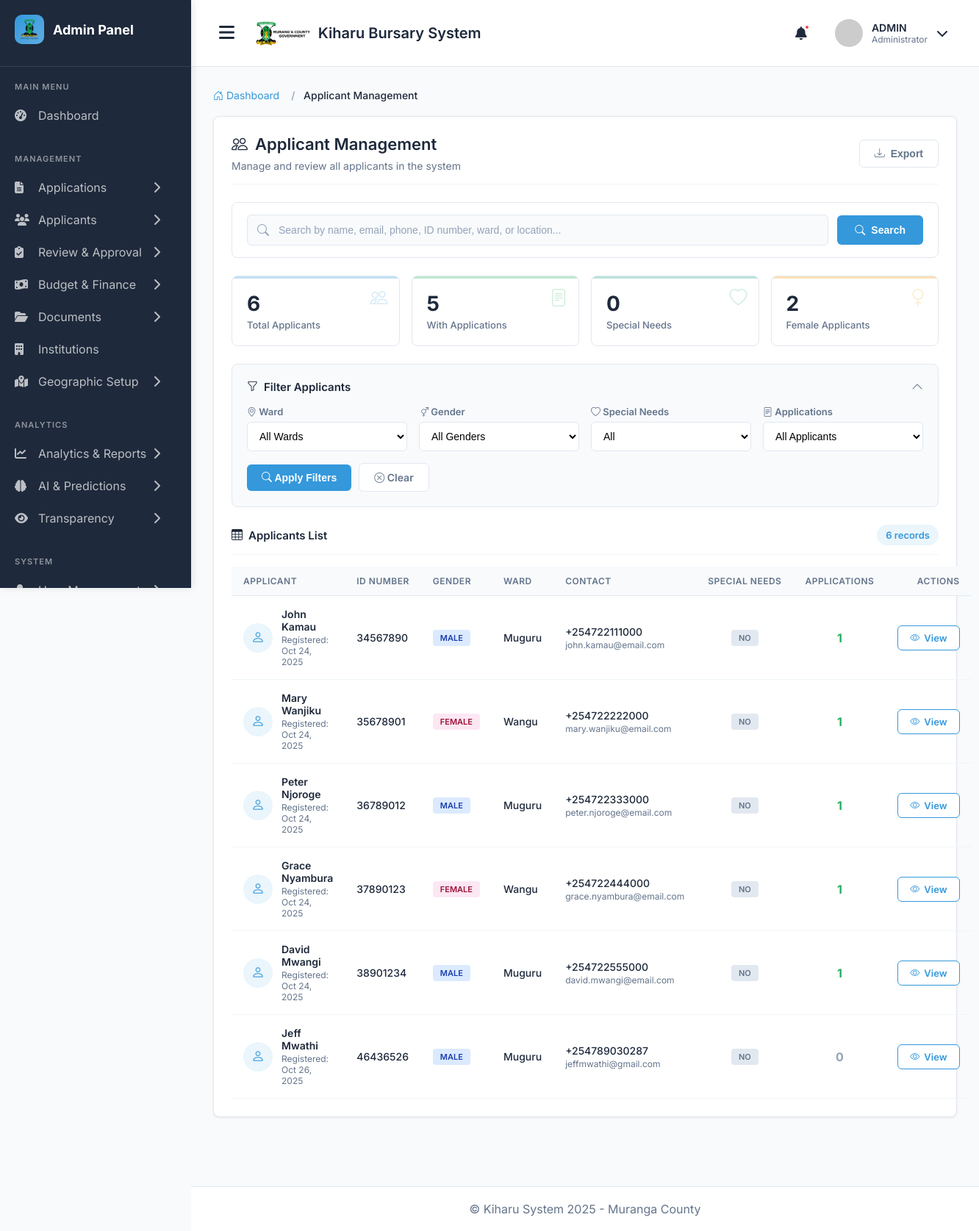
The page /applicants/ (signed in) on the database its author committed.
### main_application/models.py (models this page shows, shortened)
class Applicant(models.Model):
    GENDER_CHOICES = (
        ('M', 'Male'),
        ('F', 'Female'),
    )
    user = models.OneToOneField(User, on_delete=models.CASCADE, related_name='applicant_profile')
    gender = models.CharField(max_length=1, choices=GENDER_CHOICES)
    date_of_birth = models.DateField()
    id_number = models.CharField(max_length=20, unique=True)
    county = models.ForeignKey(County, on_delete=models.SET_NULL, null=True)
    constituency = models.ForeignKey(Constituency, on_delete=models.SET_NULL, null=True)
    ward = models.ForeignKey(Ward, on_delete=models.SET_NULL, null=True, related_name='residents')
    location = models.ForeignKey(Location, on_delete=models.SET_NULL, null=True)
    sublocation = models.ForeignKey(SubLocation, on_delete=models.SET_NULL, null=True)
    village = models.ForeignKey(Village, on_delete=models.SET_NULL, null=True)
    physical_address = models.TextField()
    postal_address = models.CharField(max_length=100, blank=True, null=True)
    special_needs = models.BooleanField(default=False)
    special_needs_description = models.TextField(blank=True, null=True)
    profile_picture = models.ImageField(
        upload_to='profile_pics/',
        default='profile_pics/default.png',
        blank=True,
        null=True
    )
    is_verified = models.BooleanField(default=False)
    verified_by = models.ForeignKey(
        User,
        on_delete=models.SET_NULL,
        null=True,
        blank=True,
        related_name='verified_applicants'
    )
    verification_date = models.DateTimeField(null=True, blank=True)
    created_at = models.DateTimeField(auto_now_add=True)
    class Meta:
        ordering = ['user__last_name', 'user__first_name']

class User(AbstractUser):
    USER_TYPES = (
        ('applicant', 'Applicant'),
        ('admin', 'Administrator'),
        ('reviewer', 'Application Reviewer'),
        ('finance', 'Finance Officer'),
        ('county_admin', 'County Administrator'),
        ('constituency_admin', 'Constituency Administrator'),
        ('ward_admin', 'Ward Administrator'),
    )
    user_type = models.CharField(max_length=25, choices=USER_TYPES, default='applicant')
    id_number = models.CharField(max_length=20, unique=True, null=True, blank=True)
    phone_regex = RegexValidator(
        regex=r'^\+254\d{9}$',
        message="Phone number must be entered in the format: '+254XXXXXXXXX'. Exactly 12 digits including country code."
    )
    phone_number = models.CharField(validators=[phone_regex], max_length=17, blank=True)

class Ward(models.Model):
    name = models.CharField(max_length=100)
    code = models.CharField(max_length=10, blank=True, null=True)
    constituency = models.ForeignKey(
        Constituency,
        on_delete=models.CASCADE,
        related_name='wards'
    )
    current_mca = models.CharField(max_length=200, blank=True, null=True)
    mca_party = models.CharField(max_length=100, blank=True, null=True)
    mca_phone = models.CharField(max_length=20, blank=True, null=True)
    mca_email = models.EmailField(blank=True, null=True)
    ward_office_location = models.CharField(max_length=200, blank=True, null=True)
    population = models.PositiveIntegerField(blank=True, null=True)
    description = models.TextField(blank=True, null=True)
    is_active = models.BooleanField(default=True)
    class Meta:
        unique_together = ['name', 'constituency']
        ordering = ['constituency', 'name']

### main_application/views.py (the view, shortened to what this page needs)
# urls.py: path('applicants/', views.applicant_list, name='applicant_list'),
@login_required
@user_passes_test(is_admin)
def applicant_list(request):
    applicants = Applicant.objects.all().select_related(
        'user', 'ward', 'location', 'sublocation', 'village'
    ).annotate(
        application_count=Count('applications')
    )
    search_query = request.GET.get('search', '').strip()
    ward = request.GET.get('ward')
    gender = request.GET.get('gender')
    special_needs = request.GET.get('special_needs')
    has_applications = request.GET.get('has_applications')
    if ward:
        applicants = applicants.filter(ward__id=ward)
    if gender:
        applicants = applicants.filter(gender=gender)
    if special_needs == 'true':
        applicants = applicants.filter(special_needs=True)
    elif special_needs == 'false':
        applicants = applicants.filter(special_needs=False)
    if has_applications == 'true':
        applicants = applicants.filter(application_count__gt=0)
    elif has_applications == 'false':
        applicants = applicants.filter(application_count=0)
    applicants_with_apps = applicants.filter(application_count__gt=0).count()
    special_needs_count = applicants.filter(special_needs=True).count()
    female_count = applicants.filter(gender='F').count()
    paginator = Paginator(applicants, 25)
    page_number = request.GET.get('page')
    page_obj = paginator.get_page(page_number)
    wards = Ward.objects.all().order_by('name')
    context = {
        'page_obj': page_obj,
        'paginator': paginator,
        'wards': wards,
        'current_ward': ward,
        'current_gender': gender,
        'current_special_needs': special_needs,
        'search_query': search_query,
        'applicants_with_apps': applicants_with_apps,
        'special_needs_count': special_needs_count,
        'female_count': female_count,
    }
    return render(request, 'admin/applicant_list.html', context)

### main_application/views.py (called while the page is built)
def is_admin(user):
    return user.user_type in ['admin', 'county_admin', 'finance']

### templates/admin/applicant_list.html (shortened to what this page needs)
{% extends 'admin_base.html' %}
{% load humanize %}
{% block content %}
<div class="container-fluid">
    <nav aria-label="breadcrumb">
        <ol class="breadcrumb">
            <li class="breadcrumb-item">
                <a href="{% url 'admin_dashboard' %}">
                    <i class="bi bi-house-door"></i> Dashboard
                </a>
            </li>
            <li class="breadcrumb-item active" aria-current="page">Applicant Management</li>
        </ol>
    </nav>
    <div class="section-container">
        <div class="page-header">
            <div>
                <h1 class="page-title">
                    <i class="bi bi-people"></i>
                    Applicant Management
                </h1>
                <p class="page-subtitle">
                    Manage and review all applicants in the system
                </p>
            </div>
            <button class="export-btn">
                <i class="bi bi-download"></i>
                Export
            </button>
        </div>
        <div class="search-section">
            <form method="get" style="display: flex; align-items: center; gap: 12px; width: 100%;">
                <div class="search-input-wrapper">
                    <input
                        type="text"
                        name="search"
                        class="search-input"
                        placeholder="Search by name, email, phone, ID number, ward, or location..."
                        value="{{ search_query|default:'' }}"
                    >
                </div>
                <button type="submit" class="search-btn">
                    <i class="bi bi-search"></i>
                    Search
                </button>
            </form>
        </div>
        <div class="stats-grid">
            <div class="stat-card stat-primary">
                <div class="stat-icon">
                    <i class="bi bi-people"></i>
                </div>
                <div class="stat-value">{{ paginator.count|default:0 }}</div>
                <div class="stat-label">Total Applicants</div>
            </div>
            <div class="stat-card stat-success">
                <div class="stat-icon">
                    <i class="bi bi-file-text"></i>
                </div>
                <div class="stat-value">{{ applicants_with_apps|default:0 }}</div>
                <div class="stat-label">With Applications</div>
            </div>
            <div class="stat-card stat-info">
                <div class="stat-icon">
                    <i class="bi bi-heart"></i>
                </div>
                <div class="stat-value">{{ special_needs_count|default:0 }}</div>
                <div class="stat-label">Special Needs</div>
            </div>
            <div class="stat-card stat-warning">
                <div class="stat-icon">
                    <i class="bi bi-gender-female"></i>
                </div>
                <div class="stat-value">{{ female_count|default:0 }}</div>
                <div class="stat-label">Female Applicants</div>
            </div>
        </div>
        <div class="filter-section">
            <div class="filter-header" onclick="toggleFilters()">
                <h6 class="filter-title">
                    <i class="bi bi-funnel"></i>
                    Filter Applicants
                </h6>
                <i class="bi bi-chevron-down filter-toggle" id="filterToggle"></i>
            </div>
            <div class="filter-content" id="filtersContent" style="display: none;">
                <form method="get" id="filterForm">
                    <div class="filter-content">
                        <div class="filter-group">
                            <label class="filter-label" for="ward">
                                <i class="bi bi-geo-alt"></i> Ward
                            </label>
                            <select class="filter-select" id="ward" name="ward">
                                <option value="">All Wards</option>
                            </select>
                        </div>
                        <div class="filter-group">
                            <label class="filter-label" for="gender">
                                <i class="bi bi-gender-ambiguous"></i> Gender
                            </label>
                            <select class="filter-select" id="gender" name="gender">
                                <option value="">All Genders</option>
                            </select>
                        </div>
                        <div class="filter-group">
                            <label class="filter-label" for="special_needs">
                                <i class="bi bi-heart"></i> Special Needs
                            </label>
                            <select class="filter-select" id="special_needs" name="special_needs">
                                <option value="">All</option>
                            </select>
                        </div>
                        <div class="filter-group">
                            <label class="filter-label" for="has_applications">
                                <i class="bi bi-file-text"></i> Applications
                            </label>
                            <select class="filter-select" id="has_applications" name="has_applications">
                                <option value="">All Applicants</option>
                            </select>
                        </div>
                    </div>
                    <div class="filter-actions">
                        <button type="submit" class="filter-btn">
                            <i class="bi bi-search"></i> Apply Filters
                        </button>
                        <a href="{% url 'applicant_list' %}" class="clear-btn">
                            <i class="bi bi-x-circle"></i> Clear
                        </a>
                    </div>
                </form>
            </div>
        </div>
        <div class="table-header">
            <h6 class="table-title">
                <i class="bi bi-table"></i>
                Applicants List
            </h6>
            <span class="record-count">{{ paginator.count }} records</span>
        </div>
        <div class="table-responsive">
            <table class="applicants-table">
                <thead>
                    <tr>
                        <th>Applicant</th>
                        <th>ID Number</th>
                        <th>Gender</th>
                        <th>Ward</th>
                        <th>Contact</th>
                        <th style="text-align: center;">Special Needs</th>
                        <th style="text-align: center;">Applications</th>
                        <th style="text-align: right;">Actions</th>
                    </tr>
                </thead>
                <tbody>
                    {% for applicant in page_obj %}
                    <tr>
                        <td>
                            <div class="applicant-info">
                                <div class="applicant-avatar">
                                    <i class="bi bi-person"></i>
                                </div>
                                <div class="applicant-details">
                                    <div class="applicant-name">{{ applicant.user.first_name }} {{ applicant.user.last_name }}</div>
                                    <div class="applicant-date">Registered: {{ applicant.user.date_joined|date:"M d, Y" }}</div>
                                </div>
                            </div>
                        </td>
                        <td>
                            <span class="id-number">{{ applicant.id_number }}</span>
                        </td>
                        <td>
                            <span class="gender-badge {% if applicant.gender == 'M' %}gender-male{% else %}gender-female{% endif %}">
                                {{ applicant.get_gender_display }}
                            </span>
                        </td>
                        <td>
                            <span class="ward-name">{{ applicant.ward.name }}</span>
                        </td>
                        <td>
                            <div class="contact-info">
                                <div class="contact-phone">{{ applicant.user.phone_number|default:"-" }}</div>
                                <div class="contact-email">{{ applicant.user.email }}</div>
                            </div>
                        </td>
                        <td style="text-align: center;">
                            {% if applicant.special_needs %}
                                <span class="special-needs-badge special-needs-yes">Yes</span>
                            {% else %}
                                <span class="special-needs-badge special-needs-no">No</span>
                            {% endif %}
                        </td>
                        <td style="text-align: center;">
                            <span class="application-count {% if applicant.applications.count > 0 %}has-apps{% else %}no-apps{% endif %}">
                                {{ applicant.applications.count }}
                            </span>
                        </td>
                        <td style="text-align: right;">
                            <a href="{% url 'applicant_detail' applicant.id %}" class="action-btn">
                                <i class="bi bi-eye"></i>
                                View
                            </a>
                        </td>
                    </tr>
                    {% endfor %}
                </tbody>
            </table>
        </div>
    </div>
</div>
{% endblock %}

### templates/admin_base.html (style rules this page uses)
* { margin: 0; padding: 0; box-sizing: border-box; }
:root { --primary-color: #3498db; --primary-hover: #2980b9; --sidebar-bg: #1E293B; --sidebar-hover: #334155; --main-bg: #F8FAFC; --card-bg: #FFFFFF; --text-primary: #1E293B; --text-secondary: #64748B; --border-color: #E2E8F0; --success-color: #10B981; --danger-color: #EF4444; --warning-color: #F59E0B; }
body { font-family: 'Inter', sans-serif; background-color: var(--main-bg); color: var(--text-primary); overflow-x: hidden; }
.page-header { margin-bottom: 30px; }
.page-title { font-size: 28px; font-weight: 700; margin-bottom: 8px; }
.breadcrumb { display: flex; gap: 8px; color: var(--text-secondary); font-size: 14px; }
.breadcrumb a { color: var(--text-secondary); text-decoration: none; }

### rows shown on the page
Applicant: user.first_name "John", user.last_name "Kamau", user.date_joined "Oct 24, 2025", id_number "34567890", gender "MALE", ward.name "Muguru", user.phone_number "+254722111000", user.email "john.kamau@email.com", special_needs "NO", applications.count "1"
Applicant: user.first_name "Mary", user.last_name "Wanjiku", user.date_joined "Oct 24, 2025", id_number "35678901", gender "FEMALE", ward.name "Wangu", user.phone_number "+254722222000", user.email "mary.wanjiku@email.com", special_needs "NO", applications.count "1"
Applicant: user.first_name "Peter", user.last_name "Njoroge", user.date_joined "Oct 24, 2025", id_number "36789012", gender "MALE", ward.name "Muguru", user.phone_number "+254722333000", user.email "peter.njoroge@email.com", special_needs "NO", applications.count "1"
Applicant: user.first_name "Grace", user.last_name "Nyambura", user.date_joined "Oct 24, 2025", id_number "37890123", gender "FEMALE", ward.name "Wangu", user.phone_number "+254722444000", user.email "grace.nyambura@email.com", special_needs "NO", applications.count "1"
Applicant: user.first_name "David", user.last_name "Mwangi", user.date_joined "Oct 24, 2025", id_number "38901234", gender "MALE", ward.name "Muguru", user.phone_number "+254722555000", user.email "david.mwangi@email.com", special_needs "NO", applications.count "1"
Applicant: user.first_name "Jeff", user.last_name "Mwathi", user.date_joined "Oct 26, 2025", id_number "46436526", gender "MALE", ward.name "Muguru", user.phone_number "+254789030287", user.email "jeffmwathi@gmail.com", special_needs "NO", applications.count "0"

### other values the page prints
{{ paginator.count|default:0 }} "6"
{{ applicants_with_apps|default:0 }} "5"
{{ special_needs_count|default:0 }} "0"
{{ female_count|default:0 }} "2"
{{ paginator.count }} "6"
